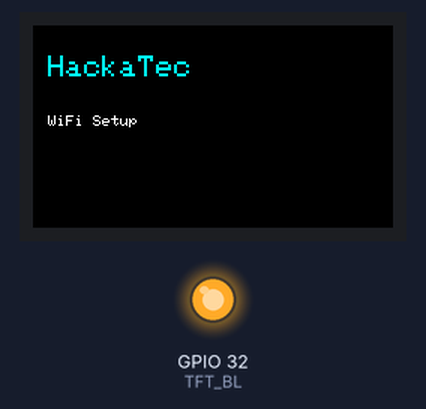
The sketch below on a simulated ESP32. Shown: 240×135 colour display, output pins drawn as LEDs (lit = HIGH). WiFi joins after 1.5 s; servers stay silent unless stated; what the sketch prints to the serial monitor is not drawn.

Above: at 0.2 s.
At 3.3 s:
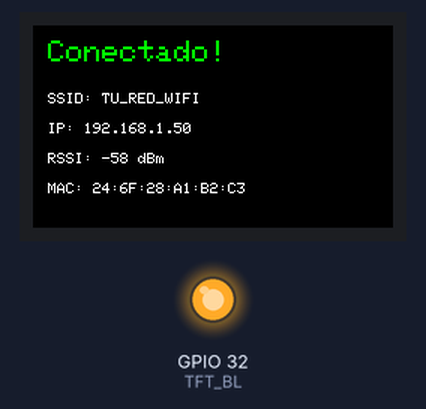

The sketch:

wifi_setup.ino
```cpp
#include <WiFi.h>
#include <Adafruit_GFX.h>
#include <Adafruit_ST7789.h>
#include <SPI.h>

// ===== CONFIG WIFI =====
const char* WIFI_SSID     = "TU_RED_WIFI";
const char* WIFI_PASSWORD = "TU_PASSWORD";
// =======================

// ===== TFT PINS =====
#define TFT_MOSI 23
#define TFT_SCLK 18
#define TFT_CS   15
#define TFT_DC    2
#define TFT_RST   4
#define TFT_BL   32
// =====================

const uint32_t WIFI_TIMEOUT_MS    = 20000;
const uint32_t RECONNECT_INTERVAL = 30000;

Adafruit_ST7789 tft = Adafruit_ST7789(TFT_CS, TFT_DC, TFT_RST);

uint32_t lastReconnectAttempt = 0;

void drawStatus(
  const char* line1,
  const char* line2,
  uint16_t color
) {

  tft.fillScreen(ST77XX_BLACK);

  tft.setTextWrap(false);

  tft.setTextColor(color, ST77XX_BLACK);
  tft.setTextSize(2);

  tft.setCursor(10, 20);
  tft.println(line1);

  if (line2 != nullptr) {

    tft.setTextColor(ST77XX_WHITE, ST77XX_BLACK);
    tft.setTextSize(1);

    tft.setCursor(10, 60);
    tft.println(line2);
  }
}

bool connectWiFi() {

  Serial.print("Conectando a: ");
  Serial.println(WIFI_SSID);

  drawStatus("Conectando...", WIFI_SSID, ST77XX_YELLOW);

  WiFi.mode(WIFI_STA);
  WiFi.begin(WIFI_SSID, WIFI_PASSWORD);

  uint32_t start = millis();

  while (WiFi.status() != WL_CONNECTED) {

    if (millis() - start > WIFI_TIMEOUT_MS) {

      Serial.println("Timeout WiFi");

      drawStatus(
        "Sin WiFi",
        "Revisa SSID/pass",
        ST77XX_RED
      );

      return false;
    }

    Serial.print(".");
    delay(500);
  }

  Serial.println();
  Serial.println("=== WIFI OK ===");

  Serial.print("IP: ");
  Serial.println(WiFi.localIP());

  Serial.print("RSSI: ");
  Serial.println(WiFi.RSSI());

  // ===== DISPLAY =====

  tft.fillScreen(ST77XX_BLACK);

  tft.setTextWrap(false);

  tft.setTextColor(ST77XX_GREEN, ST77XX_BLACK);
  tft.setTextSize(2);

  tft.setCursor(10, 10);
  tft.println("Conectado!");

  tft.setTextColor(ST77XX_WHITE, ST77XX_BLACK);
  tft.setTextSize(1);

  tft.setCursor(10, 45);
  tft.print("SSID: ");
  tft.println(WIFI_SSID);

  tft.setCursor(10, 65);
  tft.print("IP: ");
  tft.println(WiFi.localIP());

  tft.setCursor(10, 85);
  tft.print("RSSI: ");
  tft.print(WiFi.RSSI());
  tft.println(" dBm");

  tft.setCursor(10, 105);
  tft.print("MAC: ");
  tft.println(WiFi.macAddress());

  return true;
}

void setup() {

  Serial.begin(115200);

  // ===== BACKLIGHT =====
  pinMode(TFT_BL, OUTPUT);
  digitalWrite(TFT_BL, HIGH);

  // ===== SPI =====
  SPI.begin(TFT_SCLK, -1, TFT_MOSI, TFT_CS);

  // ===== TFT =====
  tft.init(135, 240);
  tft.setRotation(1);

  drawStatus(
    "HackaTec",
    "WiFi Setup",
    ST77XX_CYAN
  );

  delay(1500);

  connectWiFi();
}

void loop() {

  if (WiFi.status() != WL_CONNECTED) {

    if (
      millis() - lastReconnectAttempt
      > RECONNECT_INTERVAL
    ) {

      Serial.println("Reconectando WiFi...");

      lastReconnectAttempt = millis();

      connectWiFi();
    }
  }

  delay(1000);
}
```
